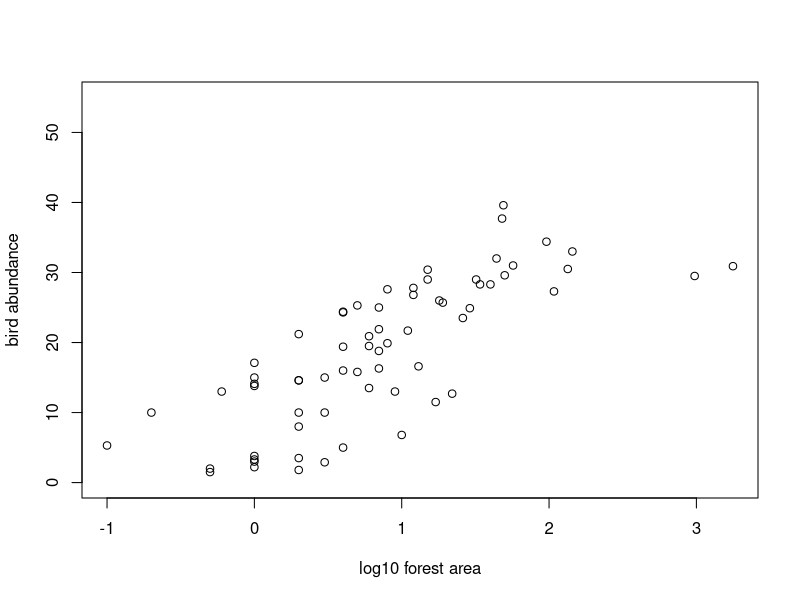
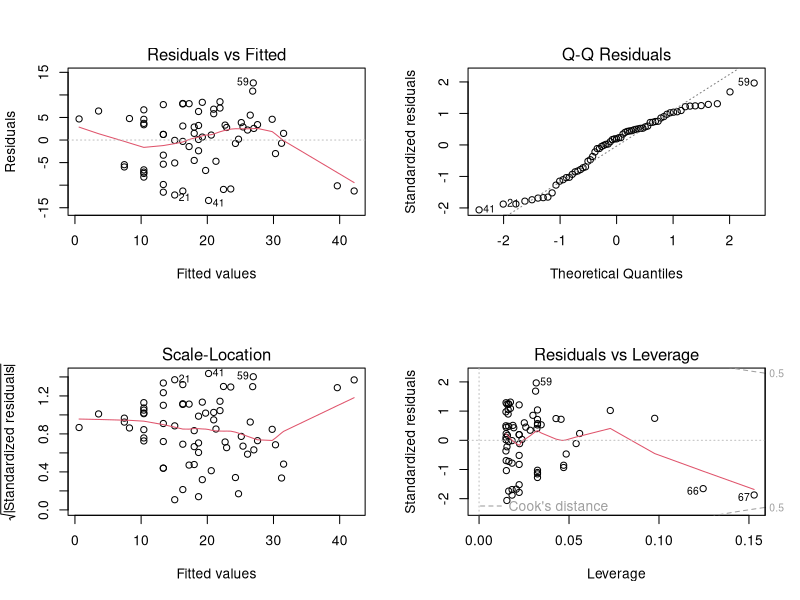
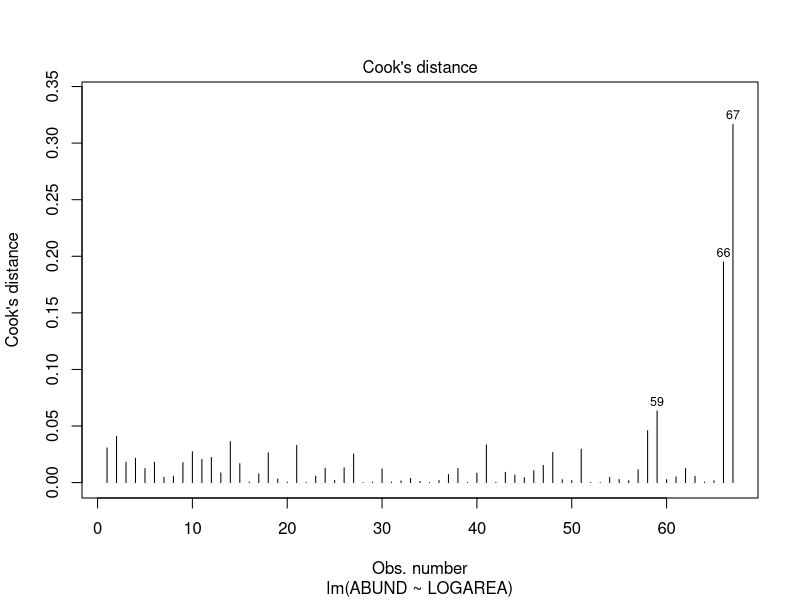
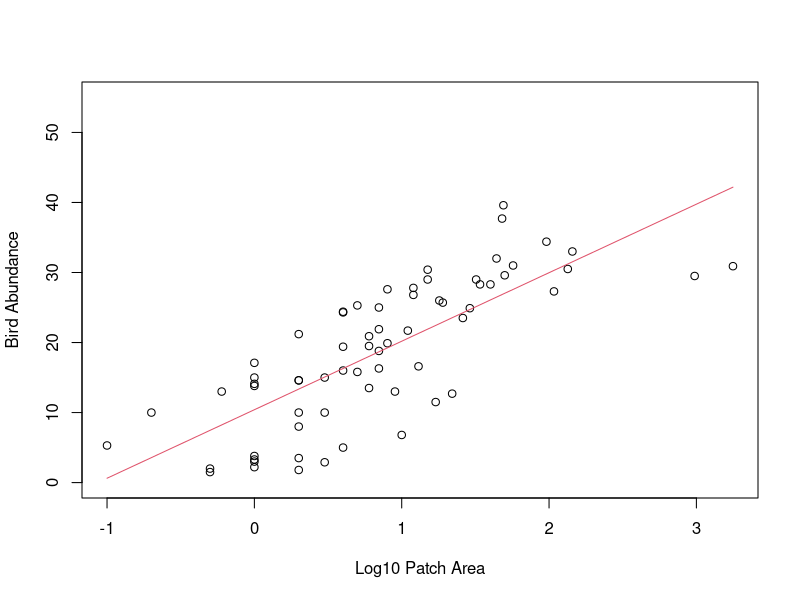
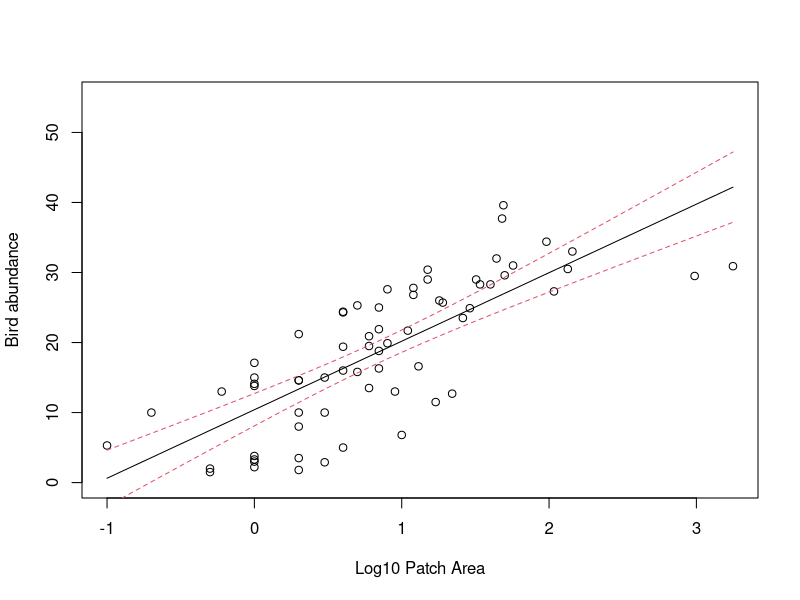
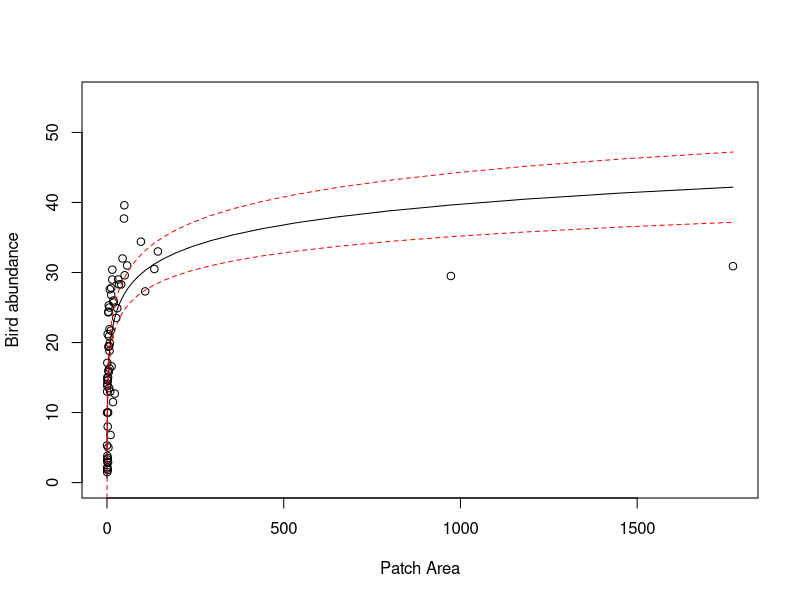

Write R code to recreate these figures, in order.
## ----Q2, eval=TRUE, echo=TRUE, collapse=TRUE-----------------------------------------------------------------------------------------------
loyn <- read.table("data/loyn.txt", header = TRUE, 
                   stringsAsFactors = TRUE)
str(loyn)

# 56 observations and 8 variables (from str())


## ----Q3, eval=TRUE, echo=TRUE, collapse=TRUE-----------------------------------------------------------------------------------------------
# let's first log10 transform the AREA variable due to the couple 
# of unusually large forest area values (check you data exploration)
# to remind yourself

loyn$LOGAREA <- log10(loyn$AREA)

# make a scatterplot of bird abundance and log10 Area

plot(loyn$LOGAREA, loyn$ABUND, xlab = "log10 forest area", 
     ylab = "bird abundance", ylim = c(0, 55))

# now fit the linear model

loyn.lm <- lm(ABUND ~ LOGAREA, data = loyn)


## ----Q4, eval=TRUE, echo=TRUE, collapse=TRUE-----------------------------------------------------------------------------------------------
# ANOVA table
anova(loyn.lm)

# The null hypothesis is that the slope of the relationship
# between LOGAREA and ABUND = 0
# i.e. there is no relationship

# The p value is very small (7.178e-11) therefore we 
# reject this null hypothesis (i.e. the slope is different
# from 0)


## ----Q5, eval=TRUE, echo=TRUE, collapse=TRUE-----------------------------------------------------------------------------------------------
summary(loyn.lm)

# the estimate of the intercept = 10.4
# the estimate of the slope = 9.78

# word equation
# ABUND = 10.40 + 9.78 * LOGAREA


## ----Q6, eval=TRUE, echo=TRUE, collapse=TRUE-----------------------------------------------------------------------------------------------

# the null hypothesis for the intercept is that the intercept = 0
# the p value is very small (certainly less than the (not so magic) 0.05)
# therefore we reject this null hypothesis and conclude that the intercept
# is different from zero.

# the null hypothesis for the slope is that the slope = 0
# the p value is very small (7.18e-11)
# therefore we reject this null hypothesis and conclude that the slope
# is different from zero (i.e. there is a significant relationship between
# LOGAREA and ABUND).


## ----Q7, eval=TRUE, echo=TRUE, collapse=TRUE-----------------------------------------------------------------------------------------------
summary(loyn.lm)

# The multiple R-squared value is 0.548 and therefore 54.8% of
# the variation in ABUND is explained by LOGAREA


## ----Q8, eval=TRUE, echo=TRUE, collapse=TRUE-----------------------------------------------------------------------------------------------
# first split the plotting device into 2 rows and 2 columns
par(mfrow = c(2,2))

# now create the residuals plots
plot(loyn.lm)

# The normal Q-Q plot is used to assess normality of the residuals (top right).
# If perfectly normal then all residuals would lie exactly on the 1:1 line.
# In reality this is never going to happen so we are looking for obvious large 
# departures. In this plot they don't look too bad, although the lower quantiles
# do seem to deviate. All in all I would be cautiously optimistic.

# To check homogeneity of variance assumption we look at both the Residuals vs Fitted (top left)
# and the Scale-Location plots (bottom left). 
# There doesn't appear to be any obvious patterns of the residuals in these plots, 
# although you can see the two residuals associated with the two large forest patch areas 
# are below the zero line (negative residuals) on the right hand side of these plots
# despite the log transformation. Perhaps something to bear in mind as we progress. 
# But in short, the homogeneity of variance assumption looks ok.

# From the Residuals vs Leverage plot (bottom right) you can see that there are no residuals 
# with a Cooks distance greater than 1. In fact they are all well below 0.5. If you want to 
# produce a plot of just Cooks distance (perhaps this is clearer)
par(mfrow = c(1,1))
plot(loyn.lm, which = 4)

# Going back to the Residuals vs Leverage plot (bottom right) you can see 
# three residuals that are somewhat unusual in terms of their leverage as 
# they stick out a bit to the right compared to the rest of the residuals. 
# Two of these residuals are our two large forest patch areas again. However,
# leverage still seems to be on the low side, so at least on the scale of the
# log transformation things look ok.


## ----Q9, eval=TRUE, echo=TRUE, collapse=TRUE-----------------------------------------------------------------------------------------------
# to predict bird abundance if AREA == 100

# if you log base 10 transformed the AREA variable
bird_abundance100 = 10.4 + (9.78 * log10(100))
bird_abundance100
# if you used the natural log (i.e. log()) then you would use log()
# not log10()


## ----Q10, eval=TRUE, echo=TRUE, collapse=TRUE----------------------------------------------------------------------------------------------
# need to create a dataframe object with a column of LOGAREA values to predict from.
# note you need to call the column the same as used in the model
my.data <- data.frame(LOGAREA = seq(from = min(loyn$LOGAREA),
                                  to = max(loyn$LOGAREA),
                                  length = 50))

# use predict function to calculate predicted values of abundance based on the 
# new LOGAREA values in the data frame my.data (use the newdata argument)
pred.vals <- predict(loyn.lm, newdata = my.data)


## ----Q11, eval=TRUE, echo=TRUE, collapse=TRUE----------------------------------------------------------------------------------------------
# plot the lines on the plot. The x values are the new LOGAREA values from the my.data
# dataframe, the predicted values are from pred.vals 
plot(loyn$LOGAREA, loyn$ABUND, xlab = "Log10 Patch Area", 
     ylab = "Bird Abundance", ylim = c(0, 55))

lines(my.data$LOGAREA, pred.vals, lty = 1,col = 2)


## ----Q12, eval=TRUE, echo=TRUE, collapse=TRUE----------------------------------------------------------------------------------------------
pred.vals.se <- predict(loyn.lm, newdata = my.data, se.fit = TRUE) # note the use of the se.fit argument

# check out the structure of pred.vals.se
# you can see we now have 4 vectors in this object
# $fit = fitted values
# $se.fit = standard error of fitted values
# $df = degrees of freedom
# $residual.scale = residual standard error

# so we will need to access our fitted values and standard errors using 
# pred.val.se$fit and pred.vals.se$se.fit respectively
str(pred.vals.se)

# now create the plot
plot(x = loyn$LOGAREA, y = loyn$ABUND,
     xlab = "Log10 Patch Area",
     ylab = "Bird abundance", ylim = c(0, 55))
    

# add the fitted values as before but now we need to use 
# pred.vals.se$fit
lines(my.data$LOGAREA, pred.vals.se$fit, lty = 1,col = 1)

# add the upper 95% confidence interval
lines(my.data$LOGAREA, pred.vals.se$fit + (1.96 * pred.vals.se$se.fit), lty = 2, col = 2)

# add the lower 95% confidence interval
lines(my.data$LOGAREA, pred.vals.se$fit - (1.96 * pred.vals.se$se.fit), lty = 2, col = 2)


## ----Q13, eval=TRUE, echo=TRUE, collapse=TRUE----------------------------------------------------------------------------------------------
# back transformed LOGAREA and 95% confidence intervals

# re-plot but this time use the original untransformed AREA variable
plot(x = loyn$AREA, y = loyn$ABUND, ylim = c(0,55),
     xlab = "Patch Area",
     ylab = "Bird abundance")

# now add the fitted lines and upper and lower 95% confidence intervals
# remember we only log10 transformed the LOGAREA variable so this is the only
# variable that we need to back-transform

lines(10^(my.data$LOGAREA), pred.vals.se$fit, lty = 1,col = 1)
lines(10^(my.data$LOGAREA), pred.vals.se$fit + (1.96 * pred.vals.se$se.fit), lty = 2, col = "red")
lines(10^(my.data$LOGAREA), pred.vals.se$fit - (1.96 * pred.vals.se$se.fit), lty = 2, col = "red")

# the model doesn't look too great now! Technically, if we transform variables in our model
# then we should only really interpret the model on the scale of the transformation.

# If we interpret on the back transformed scale, you can see the model doesn't really fit the 
# data very well, especially for the two large forest patch AREAs and also those patches with
# high bird abundance.

